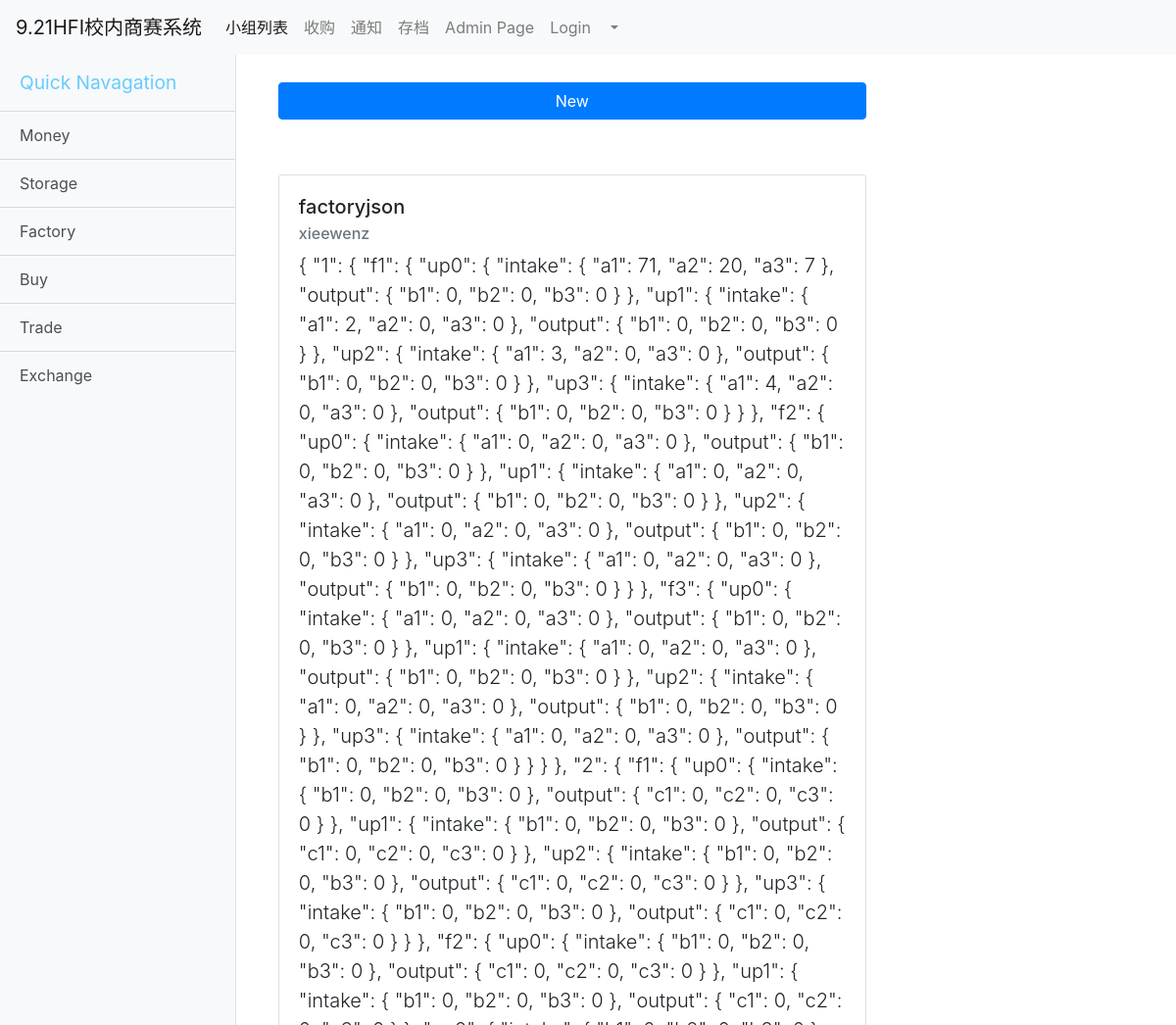
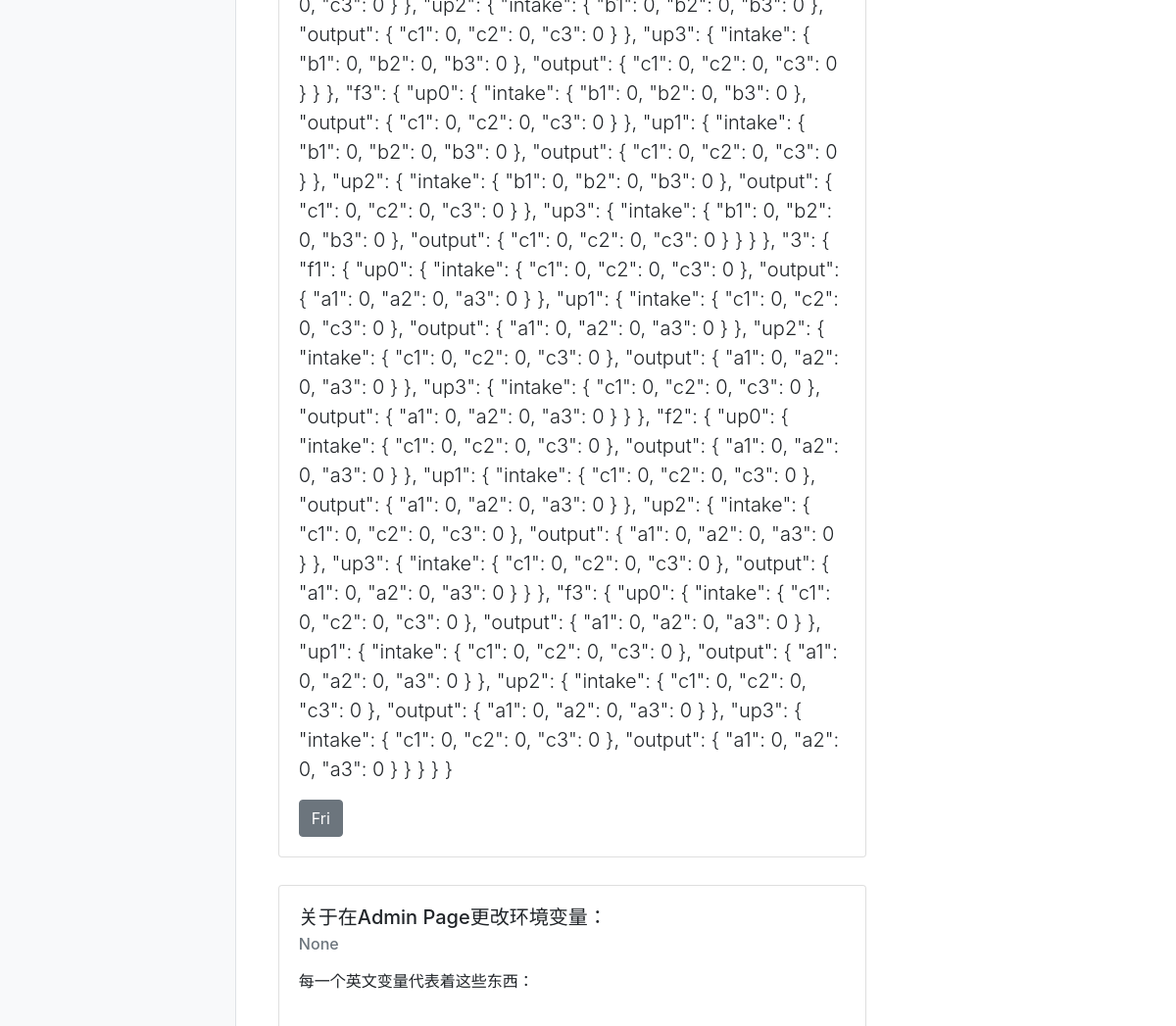
Page /post/ (upper part) on the earlier database version (2 pictures, top to bottom).
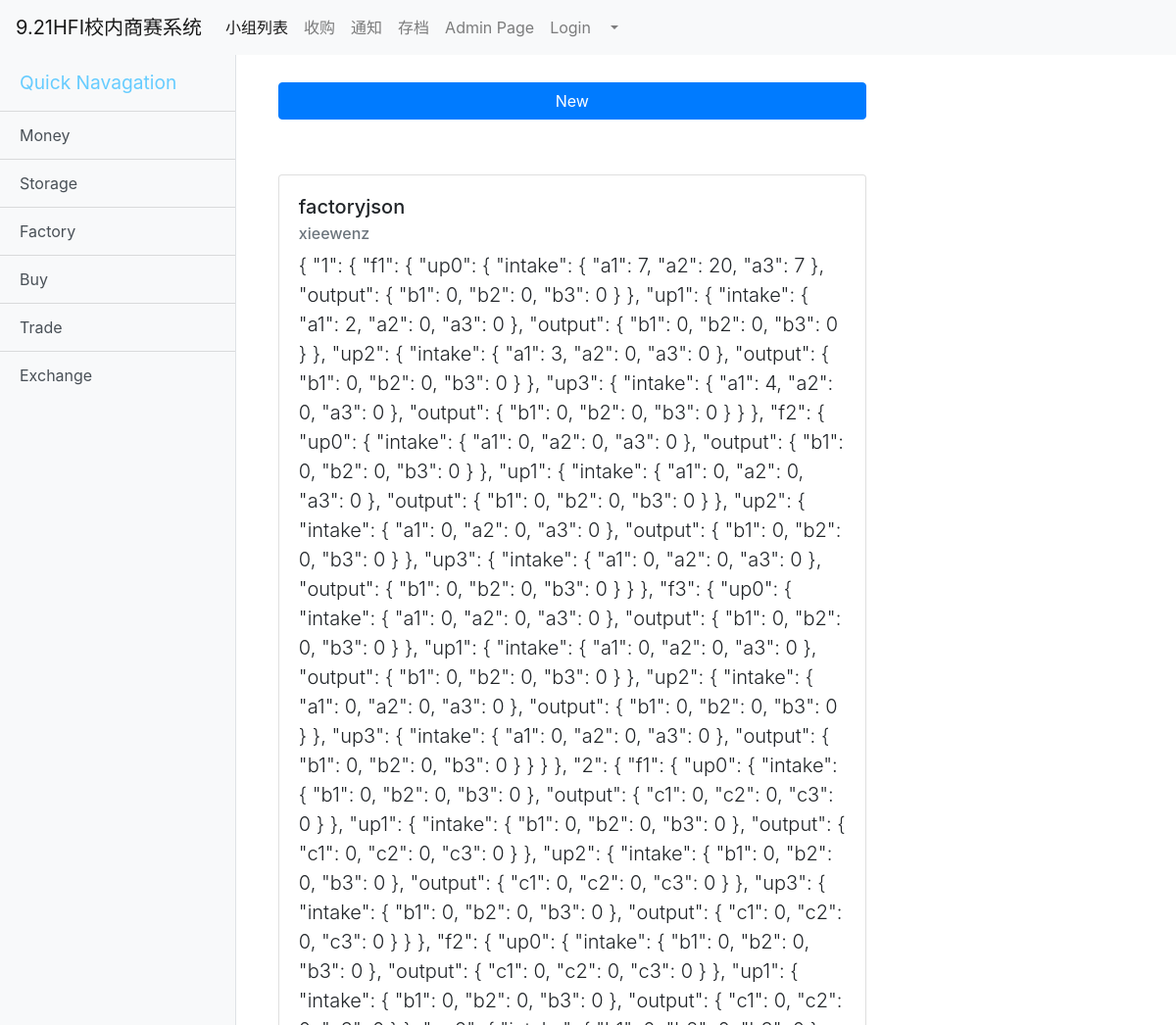
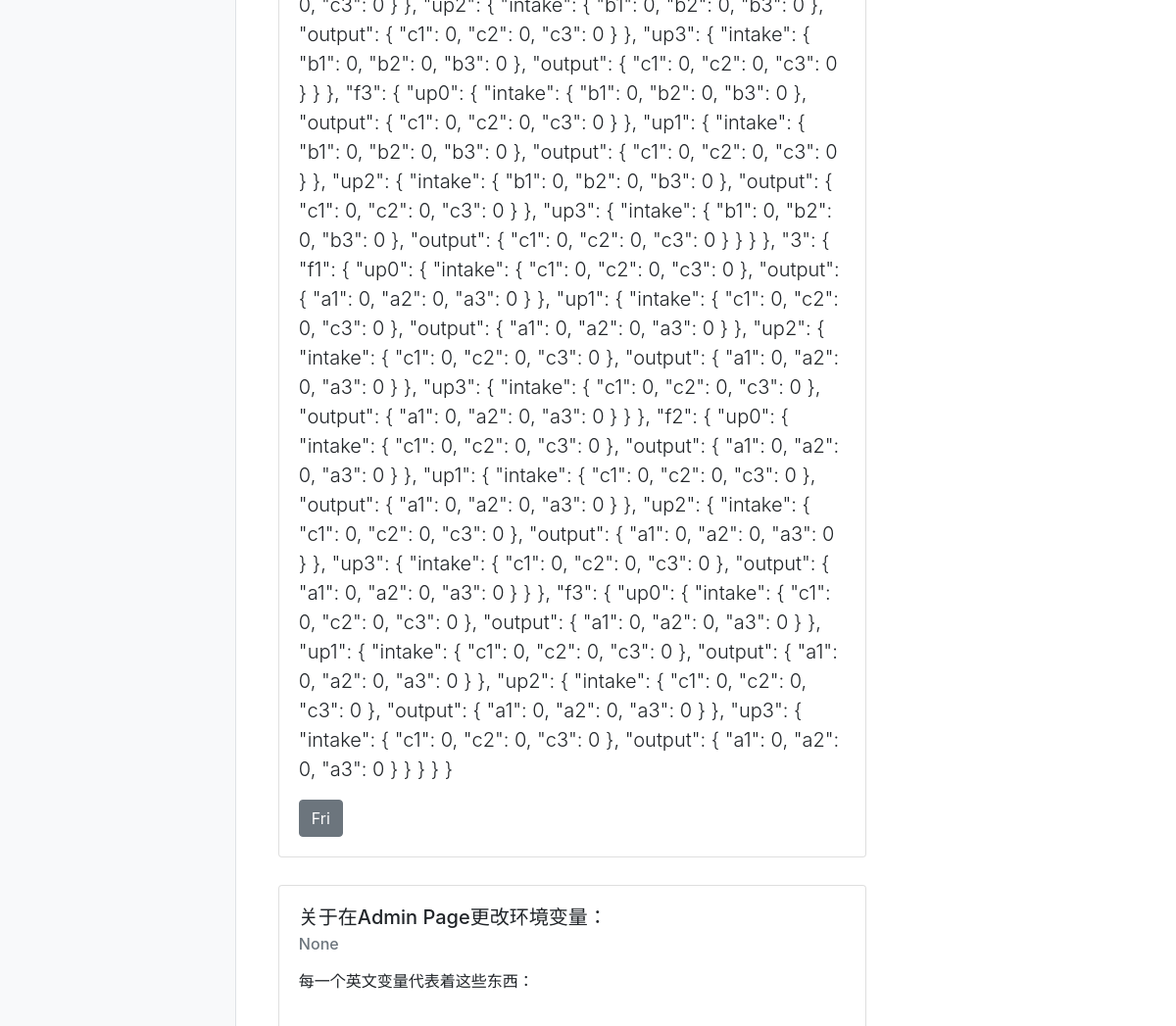
Same page on the later database version (2 pictures, top to bottom).
### blog/models.py (models this page shows, shortened)
class Post(models.Model):
    title = models.CharField(max_length=100)
    content = models.TextField()
    date_posted = models.DateTimeField(auto_now=False, auto_now_add=False,default=timezone.now)
    authors = models.ForeignKey(User, on_delete=models.CASCADE,null = True, blank = True)
    shit = models.CharField(null=True,blank=True, max_length=50)

### blog/views.py (the view)
# urls.py: path('post/', views.home, name='blog_home'),
def home(request):
    global content
    loader()
    content = Post.objects.all()
    content = reversed(content)
    return render(request,'home.html',{'title':'ass','cts':content})

### blog/factory.py (called while the page is built)
def loadjson():
    global FDICT
    import json
    from .models import Post
    p = Post.objects.filter(title='factoryjson')
    p = p[0].content
    print('=================')
    FDCT = json.loads(p)
    print(FDCT)
    for key,d in FDCT.items():
        print(type(key),key)
        FDICT[int(key)] = d

def loadjsonwrapper():
    global FDICT
    loadjson()

### blog/teamlist.py (called while the page is built, shortened)
def loadratio():
    global MONEY_RATIO
    varibles = EnvVaribles.objects.first()
    MONEY_RATIO['a'] = varibles.moneyratio_a
    MONEY_RATIO['b'] = varibles.moneyratio_b
    MONEY_RATIO['c'] = varibles.moneyratio_c

def loadbidding():
    global MAX_ITEMS
    for itemname in itemtype:
        print(type(itemname),itemname)
        MAX_ITEMS[itemname] = getattr(varibles,f'bidding_{itemname}')

def loadall():
    loadbidding()
    loadratio()

    def parsefact(self):
        for factory in self.factories:
            name = f'Factory {factory[0][1]}'
            self.fact[name] = FDICT[self.country][factory[0]][factory[1]]
            level = f'Level {factory[1][2]}'
            self.fact[name]['level'] = level
        '''{'Factory 1': {'intake': {'a1': 1, 'a2': 0, 'a3': 0}, 'output': {'b1': 0, 'b2': 0, 'b3': 0}, 'level': 'Level 0'}, 'Factory 2': {'intake': {'a1': 0, 'a2': 0, 'a3': 0}, 'output': {'b1': 0, 'b2': 0, 'b3': 0}, 'level': 'Level 0'}, 'Factory 3': {'intake': {'a1': 0, 'a2': 0, 'a3': 0}, 'output': {'b1': 0, 'b2': 0, 'b3': 0}, 'level': 'Level 0'}}'''

    def update(self):
        import time
        self.parsefact()
        t = time.gmtime()
        nowtime = time.strftime('%M',t)
        print('tryupdate')

### blog/views.py (called while the page is built)
def loader():
    loadall()
    loadjsonwrapper()
    print('sdadaadad')
    print(FDICT)
    for team in tlist:
        team.update()
    print('ass')

### blog/templates/home.html (shortened to what this page needs)
{% extends "base.html"%}
{%block content%}
<a style="width: 50vw;     margin:3% " class="btn btn-primary" href="/new/" role="button">New</a>
{% for ct in cts %}
<div class="card" style="width: 50vw;     margin:3% ">
  <div class="card-body">
    <h5 class="card-title">{{ct.title}}</h5>
    <h6 class="card-subtitle mb-2 text-muted">{{ct.authors}}</h6>
    <p class="card-text lead">{{ct.content | safe}}</p>
    <a href="#" class="btn btn-secondary">{{ct.date_posted | date:"D"}}</a>
  </div>
</div>
{% endfor %}
{%endblock content%}

### blog/templates/base.html (shortened to what this page needs)
{% load static %}
<!DOCTYPE html>
<html lang="en">
<head>
    <link rel="stylesheet" href="https://stackpath.bootstrapcdn.com/bootstrap/4.3.1/css/bootstrap.min.css">
</head>
<body>
    <nav class=" navbar  navbar-expand-lg navbar-expand-md navbar-expand-sm navbar-light bg-light">
    <a class="navbar-brand" href="{% url 'teamlist'%}" id = 'menu-toggle'>9.21HFI校内商赛系统</a>
    <div class="collapse navbar-collapse" id="navbarNavDropdown">
        <ul class="navbar-nav " id = 'blognav'>
        <li class="nav-item">
            <a class="nav-link"  id = 'navhome' href="{% url 'teamlist'%}">小组列表 <span class="sr-only">(current)</span></a>
        </li>
        <li class="nav-item">
            <a class="nav-link"  id = 'navbid' href="{% url 'bidding'%}">收购<span class="sr-only">(current)</span></a>
        </li>
        <li class="nav-item">
            <a class="nav-link"  id = 'navnotice' href="{% url 'blog_home'%}">通知<span class="sr-only">(current)</span></a>
        </li>
        <li class="nav-item">
            <a class="nav-link"  id = 'navpickle' href="{% url 'pickle'%}">存档<span class="sr-only">(current)</span></a>
        </li>
        <li class="nav-item">
            <a class="nav-link"   id = 'navadmin' href="/admin">Admin Page<span class="sr-only">(current)</span></a>
        </li>
        {% if  user.is_authenticated %}
        <li class="nav-item">
            <a class="nav-link" href="{% url 'logout'%}">登出</a>
        </li>
        {% else %}
        <li class="nav-item">
            <a class="nav-link" href="{% url 'login'%}">Login</a>
        </li>
        {% endif %}
        <li class="nav-item dropdown">
            <a class="nav-link dropdown-toggle" href="#" id="navbarDropdownMenuLink" role="button" data-toggle="dropdown" aria-haspopup="true" aria-expanded="false">
            </a>
        </li>
        </ul>
    </div>
    </nav>
    <div class="d-flex" id="wrapper">
    <div class="bg-light border-right " id="sidebar-wrapper">
    <div class='make-me-sticky'>
      <a href = "#" class="bg-light"><div class="sidebar-heading">Quick Navagation</div></a>
      <div class="list-group list-group-flush">
        <a href="#money" class="list-group-item list-group-item-action bg-light">Money</a>
        <a href="#storage" class="list-group-item list-group-item-action bg-light">Storage</a>
        <a href="#factory" class="list-group-item list-group-item-action bg-light">Factory</a>
        <a href="#buy" class="list-group-item list-group-item-action bg-light">Buy</a>
        <a href="#trade" class="list-group-item list-group-item-action bg-light">Trade</a>
        <a href="#exchange" class="list-group-item list-group-item-action bg-light">Exchange</a>
      </div>
    </div>
    </div>
    <div class="container">
        {% block content %}{% endblock %}
    </div>
    </div>
</body>
</html>

### blog/templates/base.html (style rules this page uses)
body { overflow-x: hidden; }
.make-me-sticky { position: -webkit-sticky; position: sticky; top: 0; padding: 0px; }
#sidebar-wrapper { min-height: 100vh; margin-left: -15rem; -webkit-transition: margin .25s ease-out; -moz-transition: margin .25s ease-out; -o-transition: margin .25s ease-out; transition: margin .25s ease-out; }
#sidebar-wrapper .sidebar-heading { padding: 0.875rem 1.25rem; font-size: 1.2rem; color: #66ccff; }
#sidebar-wrapper .list-group { width: 15rem; }
@media (min-width: 768px) { #sidebar-wrapper { margin-left: 0; } }

Differences in the rows shown:
changed Post "factoryjson": content "…{ \"intake\": { \"a1\": 71, \"a2\": 20, \"a3\": 7…" → "…{ \"intake\": { \"a1\": 7, \"a2\": 20, \"a3\": 7…"
